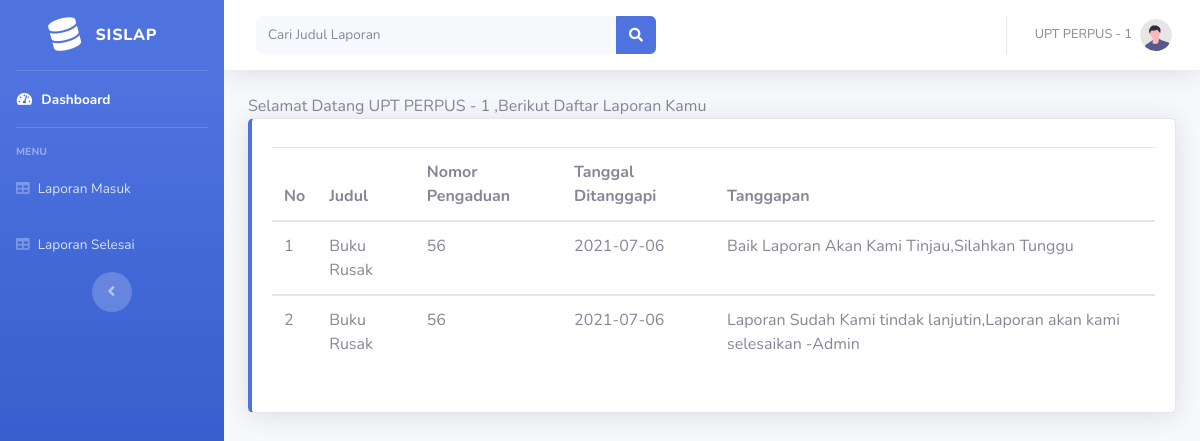
The app's page /petugas/perpus/lihat_tanggapan.php?no=56 (signed in) with its own data.
### tables this page shows
CREATE TABLE `pengaduan` (
  `no` int(11) NOT NULL,
  `nik` varchar(17) NOT NULL,
  `nama` varchar(50) NOT NULL,
  `judul` varchar(50) NOT NULL,
  `lokasi` enum('Kampus','Luar Kampus','','') NOT NULL,
  `isi` text NOT NULL,
  `foto` varchar(255) NOT NULL,
  `status` enum('Proses','Batal','Selesai','teruskan') DEFAULT NULL,
  `tgl_kejadian` date DEFAULT NULL,
  `tgl_pengaduan` date DEFAULT NULL,
  `unit` enum('SBAK','SBKK','SBPK','SBUM','Jur Mesin','Jur Elektro','Jur Manajemen Bisnis','Jur Informatika','UPT PP','UPT SI','UPT PERPUS','UPT PENGADAAN','UPT PM','P2M','SPI','MKU','Other') DEFAULT NULL,
  `id_user` varchar(11) DEFAULT NULL
);

CREATE TABLE `tanggapan` (
  `id_tanggapan` int(11) NOT NULL,
  `no` int(11) NOT NULL,
  `tgl_tanggapan` date NOT NULL,
  `tanggapan` text NOT NULL,
  `id_user` int(11) NOT NULL
);

### petugas/perpus/lihat_tanggapan.php (the view, shortened to what this page needs)
<!DOCTYPE html>
<html lang="en">
<head>
    <link href="../vendor/fontawesome-free/css/all.min.css" rel="stylesheet" type="text/css">
    <link href="../css/sb-admin-2.min.css" rel="stylesheet">
</head>
<body id="page-top">
    <div id="wrapper">
        <ul class="navbar-nav bg-gradient-primary sidebar sidebar-dark accordion" id="accordionSidebar">
            <a class="sidebar-brand d-flex align-items-center justify-content-center" href="masyarakat.php">
                <div class="sidebar-brand-icon rotate-n-15">
                    <i class="fas fa-database"></i>
                </div>
                <div class="sidebar-brand-text mx-3">SISLAP</div>
            </a>
            <hr class="sidebar-divider my-0">
            <li class="nav-item active">
                <a class="nav-link" href="masyarakat.php">
                    <i class="fas fa-fw fa-tachometer-alt"></i>
                    <span>Dashboard</span></a>
            </li>
            <hr class="sidebar-divider">
            <div class="sidebar-heading">
                Menu
            </div>
            <li class="nav-item">
            <li class="nav-item">
                <a class="nav-link" href="laporan-perpus.php">
                    <i class="fas fa-table"></i>
                    <span>Laporan Masuk</span></a>
            </li>
            <li class="nav-item">
                <a class="nav-link" href="laporan_selesai.php">
                    <i class="fas fa-table"></i>
                    <span>Laporan Selesai</span></a>
            </li>
            </li>
            <div class="text-center d-none d-md-inline">
                <button class="rounded-circle border-0" id="sidebarToggle"></button>
            </div>
        </ul>
        <div id="content-wrapper" class="d-flex flex-column">
            <div id="content">
                <nav class="navbar navbar-expand navbar-light bg-white topbar mb-4 static-top shadow">
                    <form
                        class="d-none d-sm-inline-block form-inline mr-auto ml-md-3 my-2 my-md-0 mw-100 navbar-search">
                        <div class="input-group">
                            <input type="text" class="form-control bg-light border-0 small"
                                placeholder="Cari Judul Laporan" aria-label="Search" aria-describedby="basic-addon2">
                            <div class="input-group-append">
                                <button class="btn btn-primary" type="button">
                                    <i class="fas fa-search fa-sm"></i>
                                </button>
                            </div>
                        </div>
                    </form>
                    <ul class="navbar-nav ml-auto">
                        <li class="nav-item dropdown no-arrow">
                            <a class="nav-link dropdown-toggle" href="#" id="userDropdown" role="button"
                                data-toggle="dropdown" aria-haspopup="true" aria-expanded="false">
                                <span class="mr-2 d-none d-lg-inline text-gray-600 small">
                                    <?php echo $_SESSION['nama']; ?>
                                </span>
                                <img class="img-profile rounded-circle" src="../img/undraw_profile.svg">
                            </a>
                        </li>
                    </ul>
                </nav>
                <div class="container-fluid">
                    <div class="d-sm-flex align-items-center justify-content-between mb-6">
                        Selamat Datang
                        <?php echo $_SESSION['nama']; ?>,Berikut Daftar Laporan Kamu
                    </div>
                    <div class="row">
                        <div class="col-xl-12 col-md-6 mb-4">
                            <div class="card border-left-primary shadow h-100 py-2">
                                <div class="card-body">
                                    <div class="table-responsive">
                                    <table class="table">
                                        <thead>
                                            <tr>
                                            <th>No</th>
                                                <th>Judul</th>
                                                <th>Nomor Pengaduan</th>
                                                <th>Tanggal Ditanggapi</th>
                                                <th>Tanggapan</th>
                                            </tr>
                                        </thead>
                                        <?php
                                        $noo=1;
                                        require '../../koneksi.php';
                                        $sql=mysqli_query($conn,"SELECT * FROM pengaduan, tanggapan where tanggapan.no='$_GET[no]'
                                        and tanggapan.no=pengaduan.no");
                                        $cek = mysqli_num_rows($sql);
                                        if ($cek<1){
                                            echo "<font color='red'>Mohon bersabar, Pengaduan belum ditanggapi</font>";
                                        }
                                        else {
                                        while($data=mysqli_fetch_array($sql)){
                                        ?>
                                        <tbody>
                                            <tr>
                                            <td><?php echo $noo++ ?></td>
                                                <td><?php echo $data['judul'] ?></td>
                                                <td><?php echo $data['no'] ?></td>
                                                <td><?php echo $data['tgl_tanggapan']?></td>
                                                <td><?php echo $data['tanggapan'] ?></td>
                                        </tbody>
                                       <?php }}  ?>
                                    </table>
                                            </div>
                                </div>
                            </div>
                        </div>
                    </div>
                </div>
            </div>
</body>
</html>

### records on screen
pengaduan: judul "Buku Rusak", tanggapan.no "56", tanggapan.tgl_tanggapan "2021-07-06", tanggapan.tanggapan "Baik Laporan Akan Kami Tinjau,Silahkan Tunggu", tanggapan.tanggapan "Laporan Sudah Kami tindak lanjutin,Laporan akan kami selesaikan -Admin"

### other values on screen
$_SESSION['nama'] "UPT PERPUS - 1"
